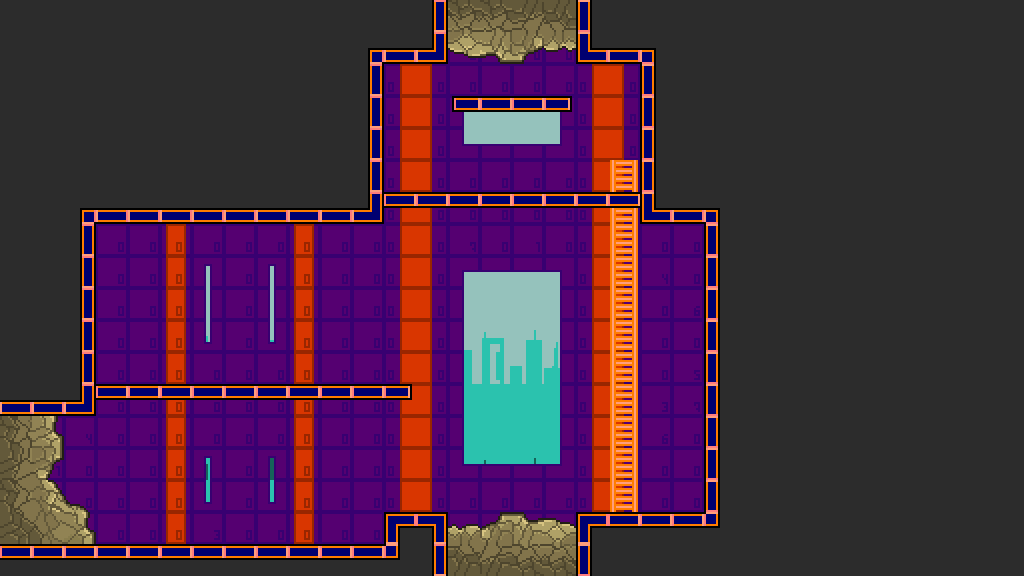

The image is a tile-based game level rendered from a .tmx file. Its description and source (layers, tilesets, objects; grid data summarised) follow:
An orthogonal 32x18 tile map with 32x32 px tiles, 12 tile layers (Sky, Sky2, Background, CollisionLayer, ...) and 5 objects.

<map version="1.0" orientation="orthogonal" width="32" height="18" tilewidth="32" tileheight="32">
 <tileset firstgid="1" name="generalSprite" tilewidth="32" tileheight="32">
  <image source="generalSprite.png" width="128" height="1184" />
  <tile id="60">
   <properties>
    <property name="tileType" value="empty" />
   </properties>
  </tile>
 </tileset>
 <layer name="Sky" width="32" height="18">
  <data>[576 cells, 92 non-empty, 10 distinct tile ids]</data>
 </layer>
 <layer name="Sky2" width="32" height="18">
  <data>[576 cells, 85 non-empty, 18 distinct tile ids]</data>
 </layer>
 <layer name="Background" width="32" height="18">
  <data>[576 cells, 364 non-empty, 23 distinct tile ids]</data>
 </layer>
 <layer name="CollisionLayer" width="32" height="18">
  <data>[576 cells, 576 non-empty, 13 distinct tile ids]</data>
 </layer>
 <layer name="DamagingLayer" width="32" height="18">
  <data>[576 cells, 576 non-empty, 1 distinct tile ids]</data>
 </layer>
 <layer name="DecorLayer" width="32" height="18">
  <data>[576 cells, 576 non-empty, 1 distinct tile ids]</data>
 </layer>
 <layer name="LadderLayer" width="32" height="18">
  <data>[576 cells, 576 non-empty, 2 distinct tile ids]</data>
 </layer>
 <layer name="PlatformLayer" width="32" height="18">
  <data>[576 cells, 576 non-empty, 4 distinct tile ids]</data>
 </layer>
 <layer name="UpBlockingLayer" width="32" height="18">
  <data>[576 cells, 576 non-empty, 9 distinct tile ids]</data>
 </layer>
 <layer name="DownBlockingLayer" width="32" height="18">
  <data>[576 cells, 576 non-empty, 9 distinct tile ids]</data>
 </layer>
 <layer name="LeftBlockingLayer" width="32" height="18">
  <data>[576 cells, 576 non-empty, 11 distinct tile ids]</data>
 </layer>
 <layer name="RightBlockingLayer" width="32" height="18">
  <data>[576 cells, 576 non-empty, 1 distinct tile ids]</data>
 </layer>
 <objectgroup name="EnemySpawnLayer" width="32" height="18">
  <object x="160" y="480" width="32" height="32" />
  <object x="320" y="288" width="32" height="32" />
 </objectgroup>
 <objectgroup name="PlayerSpawnLayer" width="32" height="18">
  <object x="320" y="448" width="64" height="96" />
 </objectgroup>
 <objectgroup name="SwitchSpawnLayer" width="32" height="18">
  <object x="640" y="352" width="32" height="32" />
 </objectgroup>
 <objectgroup name="ChestSpawnLayer" width="32" height="18">
  <object x="160" y="288" width="32" height="32" />
 </objectgroup>
</map>
